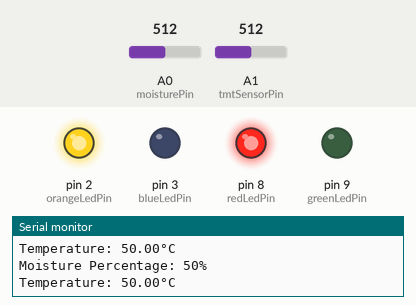
Bench run of a sketch on a simulated Arduino Uno, built with avr-gcc and run on an emulated ATmega328P. Shown: output pins drawn as LEDs (lit = HIGH), the last lines printed to the serial monitor. The test bench sets the inputs (shaded band); at power-on: A0 (moisturePin) = 512, A1 (tmtSensorPin) = 512.

Above: at 2.8 s.
2.9 s: A0 (moisturePin) set to 597
5.6 s: A0 (moisturePin) set to 621
At 6.8 s:
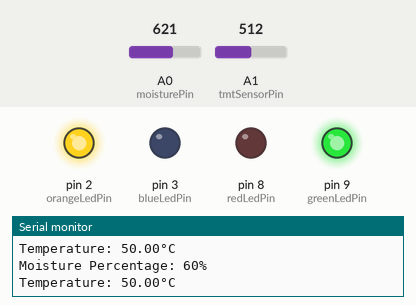
8.3 s: A1 (tmtSensorPin) set to 149
11.2 s: A1 (tmtSensorPin) set to 130
At 12.7 s:
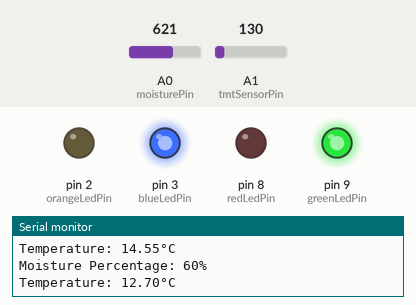
13.9 s: A0 (moisturePin) set to 511
At 14.3 s:
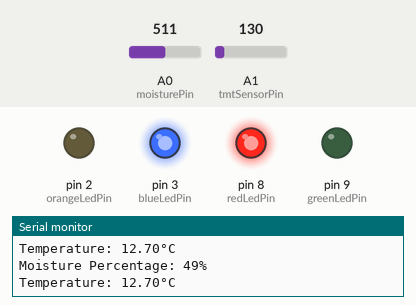
16.6 s: A0 (moisturePin) set to 716
At 18.6 s:
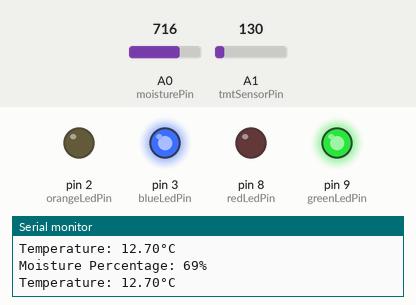
Timing chart, 0 to 20.1 s (numbered marks = the images above; inputs shaded):
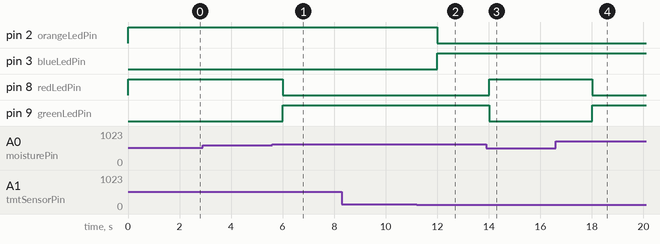

The sketch:

amazing_trug_maimu1.ino
```cpp
const int moisturePin = A0;   // Analog pin for moisture sensor
const int redLedPin = 8;      // Digital pin for red LED
const int greenLedPin = 9;    // Digital pin for green LED
const int tmtSensorPin = A1;  // Analog pin for the TMT temperature sensor
const int orangeLedPin = 2;   // Digital pin for the orange LED
const int blueLedPin = 3;     // Digital pin for the blue LED

void setup() {
  pinMode(redLedPin, OUTPUT);
  pinMode(greenLedPin, OUTPUT);
  pinMode(orangeLedPin, OUTPUT);
  pinMode(blueLedPin, OUTPUT);
  Serial.begin(9600);
}

void loop() {
  // Read the moisture value from the sensor
  int moistureValue = analogRead(moisturePin);

  // Calculate the percentage moisture (0-100)
  int moisturePercentage = map(moistureValue, 0, 1023, 0, 100);

  // Print the moisture percentage to the serial monitor
  Serial.print("Moisture Percentage: ");
  Serial.print(moisturePercentage);
  Serial.println("%");

  // Check if moisture is below 60%
  if (moisturePercentage < 60) {
    digitalWrite(redLedPin, HIGH);    // Turn on the red LED
    digitalWrite(greenLedPin, LOW);   // Turn off the green LED
  } else {
    digitalWrite(redLedPin, LOW);     // Turn off the red LED
    digitalWrite(greenLedPin, HIGH);  // Turn on the green LED
  }

  // Read the temperature value from the sensor
  int temperatureValue = analogRead(tmtSensorPin);

  // Convert the analog value to temperature in degrees Celsius
  float temperatureCelsius = (temperatureValue / 1024.0) * 100.0;

  // Print the temperature to the serial monitor
  Serial.print("Temperature: ");
  Serial.print(temperatureCelsius);
  Serial.println("°C");

  // Check if the temperature is greater than or equal to 14°C
  if (temperatureCelsius >= 14.0) {
    digitalWrite(orangeLedPin, HIGH); // Turn on the orange LED
    digitalWrite(blueLedPin, LOW);    // Turn off the blue LED
  } else {
    digitalWrite(orangeLedPin, LOW);  // Turn off the orange LED
    digitalWrite(blueLedPin, HIGH);   // Turn on the blue LED
  }

  delay(2000);  // Delay for 2 seconds before taking another reading
}
```

Measured:
- the behaviour switches between 613 and 614 on A0 (moisturePin) (found by bisection; images 0 and 1)
- the behaviour switches between 144 and 143 on A1 (tmtSensorPin) (found by bisection; images 1 and 2)
- after the input at 5.6 s, pin 8 (redLedPin): HIGH → LOW after 0.40 s; pin 9 (greenLedPin): LOW → HIGH after 0.40 s
- after the input at 11.2 s, pin 2 (orangeLedPin): HIGH → LOW after 0.81 s; pin 3 (blueLedPin): LOW → HIGH after 0.81 s
- after the input at 13.9 s, pin 8 (redLedPin): LOW → HIGH after 0.11 s; pin 9 (greenLedPin): HIGH → LOW after 0.11 s
- after the input at 16.6 s, pin 8 (redLedPin): HIGH → LOW after 1.4 s; pin 9 (greenLedPin): LOW → HIGH after 1.4 s
